Frame 1 (no input): blank canvas, image omitted
Frame 60 (the mouse pressed at the canvas centre just before this capture): blank canvas, image omitted
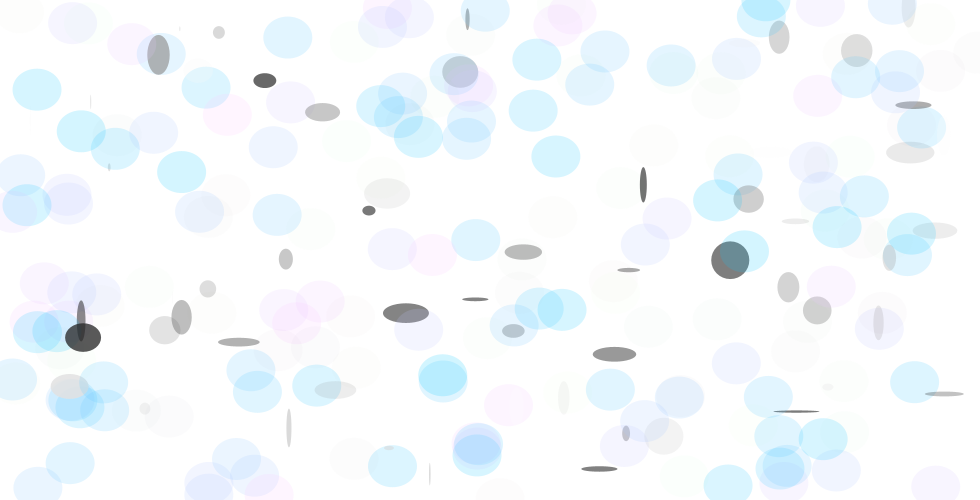
Frame 120 (the mouse held since frame 60 and released just before this capture)

The Processing sketch whose frames 1 and 60 were blank and that drew this single picture after the mouse press (run headless with seeded random() and noise(); from frame 60 on, the mouse is pressed at the canvas centre):

// Processing sketch: sketch_DJ_2
// ── sketch_DJ_2.pde
void setup() {
  size (980, 500);
  background(255);
}

void draw() {
  fill(255);
  noStroke();
  if (mousePressed) {
    //fill(random(255),200,255,45);
    //ellipse(pmouseX,pmouseY,mouseX,mouseY);
    
    fill(random(255),200,255,45);
    ellipse(random(980),random(500),49,42);
    
    fill(random(150),random(255),45,4);
    ellipse(random(980),random(500),49,42);
    
    fill(random(255),random(255));
    ellipse(random(980),random(500),random(50),random(42));
    
    fill(random(255),200,255,45);
    ellipse(random(980),random(500),49,42);
    
    
    //stroke(1);
    //fill(random(340), 56, 240,60);
    //quad(pmouseX,pmouseY,mouseX,mouseY,mouseX,pmouseY,mouseX,mouseY);
}

    if (mousePressed && keyPressed) {
       if (key=='a'){
         point(mouseX,mouseY);
       }
     fill(random(255),200,255);
    stroke(.5); 
     rect(random(980), random(500), random(20),20);
     
   //*
  }
  
  
}
